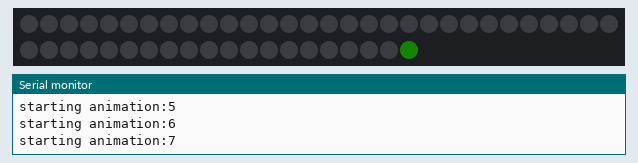
Bench run of a sketch on a simulated Arduino Uno, built with avr-gcc and run on an emulated ATmega328P. Shown: 50 RGB LEDs in strip order, left to right, continuing on the next row, the last lines printed to the serial monitor. Dim RGB values are drawn brighter than linear; the strip is taken to match the declared colour order; random numbers use the default seed unless the sketch sets one.

Above: at 3.81 s.
At 8.08 s:
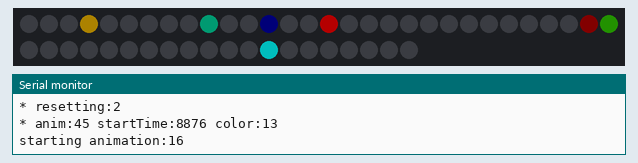
At 12.35 s:
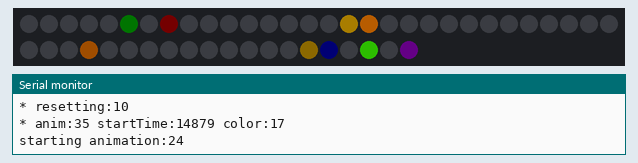
At 21.18 s:
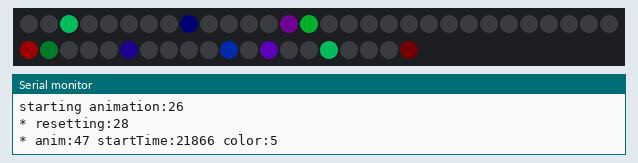
At 30.04 s:
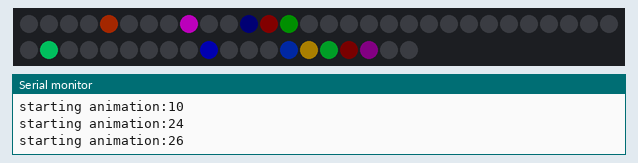
At 38.62 s:
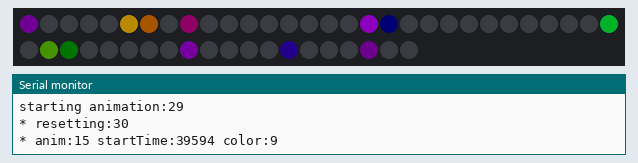

The sketch:

sketch_apr04a.ino
```cpp
#include <math.h>
#include <Adafruit_NeoPixel.h>
#ifdef __AVR__
  #include <avr/power.h>
#endif

extern uint32_t hsv2rgb(uint16_t h, uint8_t s, uint8_t v);

#define PIXEL_COUNT 50
#define PIN 4

#define ANIMATION_SLOTS 32

// Parameter 1 = number of pixels in strip
// Parameter 2 = Arduino pin number (most are valid)
// Parameter 3 = pixel type flags, add together as needed:
//   NEO_KHZ800  800 KHz bitstream (most NeoPixel products w/WS2812 LEDs)
//   NEO_KHZ400  400 KHz (classic 'v1' (not v2) FLORA pixels, WS2811 drivers)
//   NEO_GRB     Pixels are wired for GRB bitstream (most NeoPixel products)
//   NEO_RGB     Pixels are wired for RGB bitstream (v1 FLORA pixels, not v2)
//   NEO_RGBW    Pixels are wired for RGBW bitstream (NeoPixel RGBW products)
Adafruit_NeoPixel strip = Adafruit_NeoPixel(PIXEL_COUNT, PIN, NEO_RGB + NEO_KHZ800);

// IMPORTANT: To reduce NeoPixel burnout risk, add 1000 uF capacitor across
// pixel power leads, add 300 - 500 Ohm resistor on first pixel's data input
// and minimize distance between Arduino and first pixel.  Avoid connecting
// on a live circuit...if you must, connect GND first.


// simple breathe animation
// http://sean.voisen.org/blog/2011/10/breathing-led-with-arduino/

uint8_t breathe_intensity(unsigned long millis) {
  float val = (exp(sin(millis/2000.0*PI)) - 0.36787944)*108.0;
  return int(val);
}


struct hsvcolor
{
  uint16_t  h;
  uint8_t   s;
  uint8_t   v;
};

hsvcolor lustrePalette[] = {
  {1109, 153, 237},
  {1126, 249, 183},
  {1143, 168, 160},
  {1160, 216, 201},
  {1181, 221, 119},
  {1181, 239, 132},
  {119, 175, 219},
  {1194, 183, 145},
  {1245, 178, 252},
  {1245, 198, 219},
  {1250, 193, 221},
  {1275, 244, 214},
  {1309, 237, 193},
  {132, 249, 188},
  {1331, 204, 234},
  {1352, 244, 249},
  {136, 214, 242},
  {1527, 193, 211},
  {153, 247, 234},
  {1531, 140, 237},
  {162, 175, 247},
  {187, 226, 237},
  {34, 226, 186},
  {93, 209, 188}
};


hsvcolor primaryPalette[] = {
  {0, 255, 0},
  {64, 255, 0},
  {128, 255, 0},
  {192, 255, 0},
  {256, 255, 0},
  {320, 255, 0},
  {384, 255, 0},
  {448, 255, 0},
  {512, 255, 0},
  {576, 255, 0},
  {640, 255, 0},
  {704, 255, 0},
  {768, 255, 0},
  {832, 255, 0},
  {896, 255, 0},
  {960, 255, 0},
  {1024, 255, 0},
  {1088, 255, 0},
  {1152, 255, 0},
  {1216, 255, 0},
  {1280, 255, 0},
  {1344, 255, 0},
  {1408, 255, 0},
  {1472, 255, 0}
};


// bitset to track which lights are actively animating
uint64_t busyPixels = 0;

int chooseRandomPixel() {
  int n;
  while (1) {
    n = random(0, PIXEL_COUNT);
    if (bitRead(busyPixels, n) == 0) {
      bitSet(busyPixels, n);
      return n;
    }
  }
}


class Animation
{
  public:

  int                 id;

  unsigned long   startTime;
  boolean         active;
  boolean         sync; // to synchronize start on v=0

  int             colorIndex;
  int             pixelIndex;

  void init(int id, unsigned long startTime) {
    this->id = id;
    this->startTime = startTime;
    this->active = false;
    this->sync = false;

    this->colorIndex = random(0,24); // index into global palette array
    this->pixelIndex = chooseRandomPixel();
    //bitSet(busyPixels, this->pixelIndex);

    Serial.print("* anim:");
    Serial.print(this->pixelIndex);
    Serial.print(" startTime:");
    Serial.print(this->startTime);
    Serial.print(" color:");
    Serial.print(this->colorIndex);
    Serial.println();
  }

  void reset() {
    this->active = false;
    bitClear(busyPixels, this->pixelIndex);

    Serial.print("* resetting:");
    Serial.println(this->id);
  }

  void tick(unsigned long ms) {
    if (!this->active) return;

    int r = ms - this->startTime; // number of ms we've been running
    uint8_t v = breathe_intensity(ms - this->startTime);

    // v may be > 0 for our initial frame, which looks bad. so if we
    // haven't synced our start to v=0, just wait
    if (!this->sync) {
      if (v > 0) {
        return;
      } else {
        this->sync = true;
      }
    }

    // XXX make the palette customizable
    hsvcolor color = primaryPalette[this->colorIndex];
    uint32_t currentColor = hsv2rgb(color.h, color.s, v);
    strip.setPixelColor(this->pixelIndex, currentColor);

    if (r > 4000 && v == 0) { // XXX randomize this runtime
      this->reset();

      unsigned long startTime = ms + (1000 * random(0,4));
      this->init(this->id, startTime);
    }
  }
};

Animation anim[ANIMATION_SLOTS];

void setup() {
  Serial.begin(115200);

  // setup neopixels
  strip.begin();
  strip.setBrightness(80);
  strip.show(); // Initialize all pixels to 'off'


  unsigned long now = millis();
  for (int i=0; i<ANIMATION_SLOTS; i++) {
    unsigned long startTime = now + (500 * i);
    anim[i].init(i, startTime);
  }
}

void loop() {

  unsigned long ms = millis();

  for (int i=0; i<ANIMATION_SLOTS; i++) {
    if (!anim[i].active && ms >= anim[i].startTime) {
      Serial.print("starting animation:");
      Serial.println(i);
      anim[i].active = true;
    }

    anim[i].tick(ms);
  }

  strip.show();
  delay(10);
}
```

hsv.cpp
```cpp
#include <Adafruit_NeoPixel.h>

/*
 * hsv2rgb library copied from here:
 * http://www.vagrearg.org/content/hsvrgb
 *
 * based off a pull request on the neopixel lib
 * https://github.com/adafruit/Adafruit_NeoPixel/pull/114/files
 *
 * h value ranges from 0-1536 (not 360)
 * s is 0-255
 * v is 0-255
 *
 * handy reference:
 * red        0       0
 * yellow    60     256
 * green    120     512
 * cyan     180     768
 * blue     240    1024
 * purple   300    1280
 *
 * XXX make some defines for these... and a hsv_color_t typedef
*/

uint32_t hsv2rgb(uint16_t h, uint8_t s, uint8_t v) {

  uint8_t r, g, b;

  if(!s) {
    // Monochromatic, all components are V
    r = g = b = v;
  } else {
    uint8_t sextant = h >> 8;
    if(sextant > 5)
      sextant = 5;  // Limit hue sextants to defined space

    g = v;    // Top level

    // Perform actual calculations

    /*
     * Bottom level:
     * --> (v * (255 - s) + error_corr + 1) / 256
     */
    uint16_t ww;        // Intermediate result
    ww = v * (uint8_t)(~s);
    ww += 1;            // Error correction
    ww += ww >> 8;      // Error correction
    b = ww >> 8;

    uint8_t h_fraction = h & 0xff;  // Position within sextant
    uint32_t d;      // Intermediate result

    if(!(sextant & 1)) {
      // r = ...slope_up...
      // --> r = (v * ((255 << 8) - s * (256 - h)) + error_corr1 + error_corr2) / 65536
      d = v * (uint32_t)(0xff00 - (uint16_t)(s * (256 - h_fraction)));
      d += d >> 8;  // Error correction
      d += v;       // Error correction
      r = d >> 16;
    } else {
      // r = ...slope_down...
      // --> r = (v * ((255 << 8) - s * h) + error_corr1 + error_corr2) / 65536
      d = v * (uint32_t)(0xff00 - (uint16_t)(s * h_fraction));
      d += d >> 8;  // Error correction
      d += v;       // Error correction
      r = d >> 16;
    }

    // Swap RGB values according to sextant. This is done in reverse order with
    // respect to the original because the swaps are done after the
    // assignments.
    if(!(sextant & 6)) {
      if(!(sextant & 1)) {
        uint8_t tmp = r;
        r = g;
        g = tmp;
      }
    } else {
      if(sextant & 1) {
        uint8_t tmp = r;
        r = g;
        g = tmp;
      }
    }
    if(sextant & 4) {
      uint8_t tmp = g;
      g = b;
      b = tmp;
    }
    if(sextant & 2) {
      uint8_t tmp = r;
      r = b;
      b = tmp;
    }
  }

  return ((uint32_t)r << 16) | ((uint32_t)g <<  8) | b;
}
```
